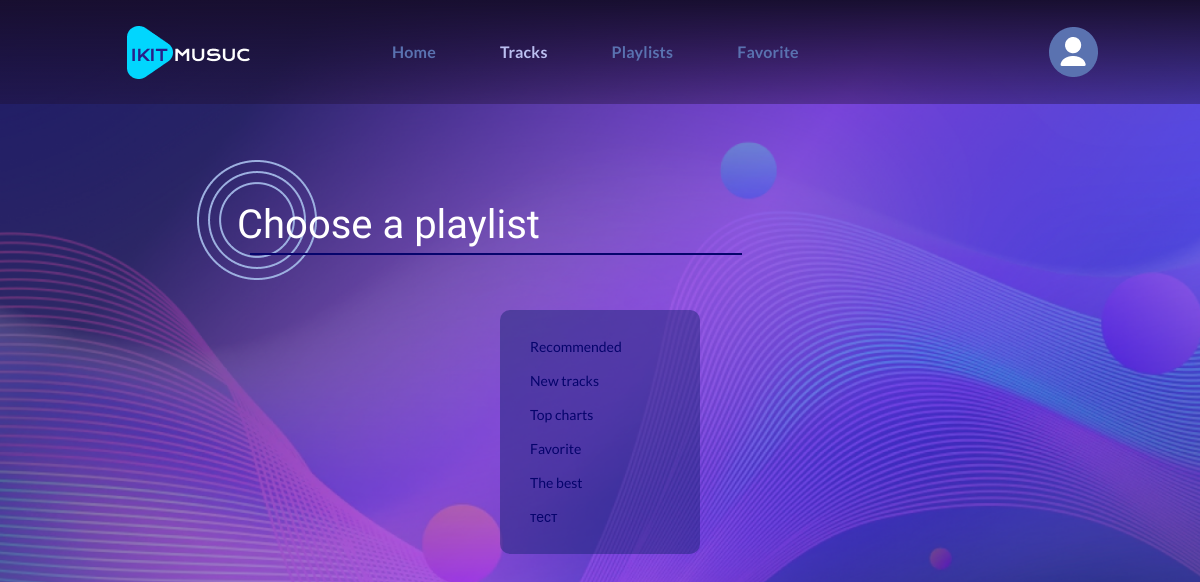
Before: /add_track/10 with the older database file.
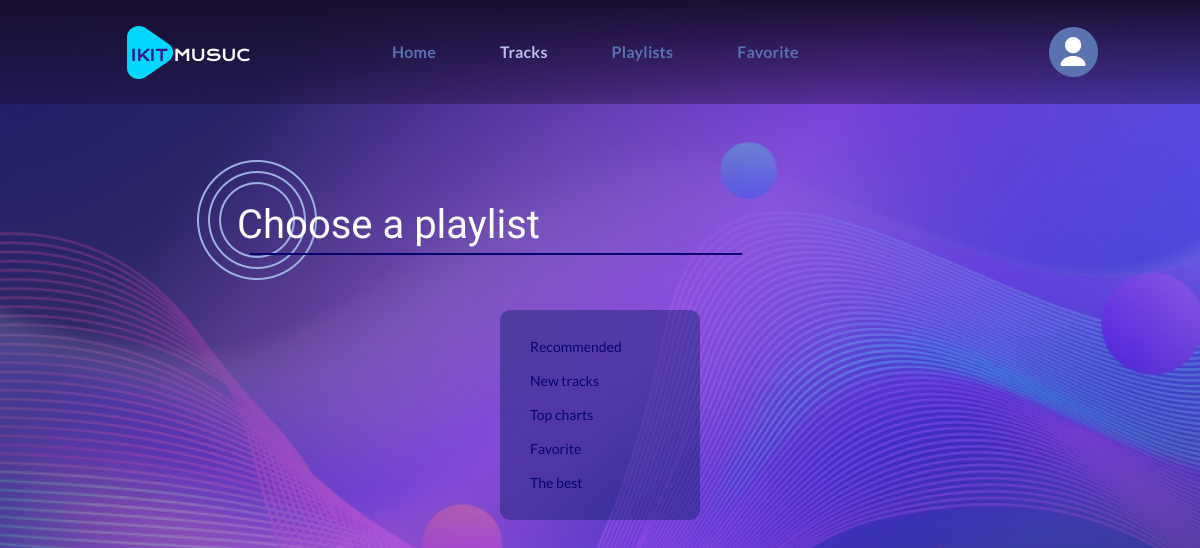
After: the same page with the newer database file.
### music/models.py (models this page shows, shortened)
class Playlist(models.Model):
    name = models.CharField(max_length=255, null=True)
    cover = models.ImageField(upload_to="photos/%Y/%m/%d/",
                              default="photos/2022/11/07/cover.png")
    description = models.CharField(max_length=500, null=True, blank=True)
    is_default = models.BooleanField(default=False)
    compositions = models.ManyToManyField(Composition,
                                          through='PlaylistsCompositions')

### music/views.py (the view)
# urls.py: path('add_track/<int:track_id>', choose_playlist, name="choose"),
def choose_playlist(request, track_id):
    playlists = Playlist.objects.all()
    track = Composition.objects.get(id=track_id)
    add_to_favorite()
    context = {
        'playlists': playlists,
        "track": track,
    }
    return render(request, "music/choose.html", context)

### music/functions.py (called while the page is built)
def add_to_favorite():
    playlist = Playlist.objects.get(id=5)
    connects = PlaylistsCompositions.objects.filter(playlist=playlist)
    for connect in PlaylistsCompositions.objects.all():
        composition = connect.composition
        if connect in connects:
            composition.is_liked = True
        else:
            composition.is_liked = False
        composition.save()

### music/templates/music/choose.html (shortened to what this page needs)
{% load static %}
<!DOCTYPE html>
<html lang="en">
<head>
    <link rel="stylesheet"
          href="{% static 'music/css/tracks.css' %}">
</head>
<body>
<div class="wrapper">
    <header class="header">
        <div class="header__container container">
            <a href="{% url 'home' %}" class="header__logo">
                <img src="{% static 'music/img/logo.png' %}" alt="IKIT music">
            </a>
            <nav class="header__menu menu">
                <ul class="menu__list">
                    <li>
                        <a href="{% url 'home' %}" class="menu__link">Home</a>
                    </li>
                    <li>
                        <a href="{% url 'tracks' %}"
                           class="menu__link current__item">Tracks</a>
                    </li>
                    <li>
                        <a href="{% url 'home' %}" class="menu__link ">Playlists</a>
                    </li>
                    <li>
                        <a href="{% url 'playlist' 5 %}" class="menu__link">Favorite</a>
                    </li>
                </ul>
            </nav>
            <a href="#" class="header__user">
                <img src="{% static 'music/img/user.png' %}" alt="profile">
            </a>
        </div>
    </header>
    <main class="page">
        <section class="page__main-block main-block">
            <div class="main-block__container container">
                <div class="main-block__body">
                    <h1 class="main-block__title">
                        Choose a playlist
                    </h1>
                    <div class="playlists">
                        <div class="playlists_container">
                            {% for pl in playlists %}
                            <div class="list-item">
                                <a href="{% url 'add' track.pk pl.pk %}"
                                   class="list-link">
                                    {{ pl.name }}
                                </a>
                            </div>
                            {% endfor %}
                        </div>
                    </div>
                </div>
            </div>
        </section>
    </main>
</body>
</html>

Changed rows visible on the page:
removed Playlist: name "тест"
